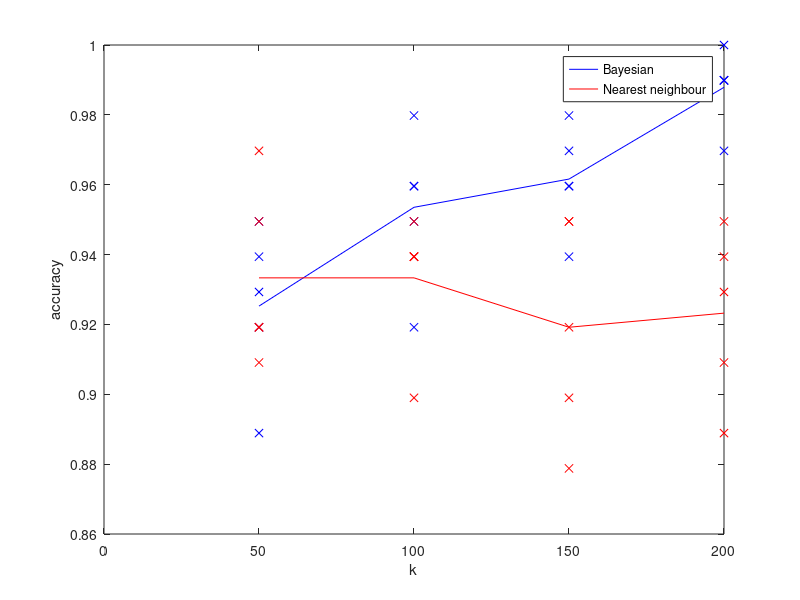

Write the MATLAB code that produced this figure.
load('acc_bay.mat')
load('acc_nn.mat')
mean_nn=mean(acc_nn,1);
mean_bay=mean(acc_bay,1);
figure(1)
K=[ones(5,1)*50,ones(5,1)*100,ones(5,1)*150,ones(5,1)*200];
plot([50 100 150 200],mean_bay,'b');hold on
plot([50 100 150 200],mean_nn,'r');
plot(K,acc_bay,'bx');
plot(K,acc_nn,'rx');
xlabel('k')
ylabel('accuracy')
legend('Bayesian','Nearest neighbour');
